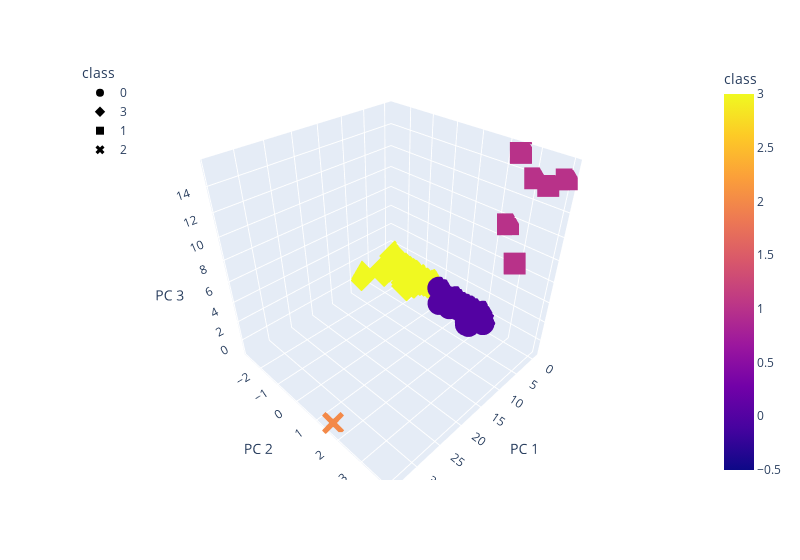

The notebook cell this image was saved under:
### Code cell
# Creating a 3D-Scatter with the PCA data and the clusters
# YOUR CODE HERE
fig = px.scatter_3d(
    clustered_df,
    x="PC 1",
    y="PC 2",
    z="PC 3",
    hover_name="CoinName",
    hover_data=["Algorithm"],
    color="class",
    symbol="class",
    width=800
)
fig.update_layout(legend=dict(x=0, y=1))
fig.show()

### Figure 1 — Plotly figure (JSON) as saved in the notebook; plotly's stock layout.template omitted (floating-point values rounded to 4 significant figures; data arrays with more than 128 entries replaced by an {"elided": "..."} marker saying what was removed)
{"data": [{"customdata": {"elided": "286x1 str values"}, "hovertemplate": "<b>%{hovertext}</b><br><br>class=%{marker.color}<br>PC 1=%{x}<br>PC 2=%{y}<br>PC 3=%{z}<br>Algorithm=%{customdata[0]}<extra></extra>", "hovertext": {"elided": "286 str values"}, "legendgroup": "0", "marker": {"color": {"elided": "286 int values"}, "coloraxis": "coloraxis", "symbol": "circle"}, "mode": "markers", "name": "0", "scene": "scene", "showlegend": true, "type": "scatter3d", "x": {"elided": "286 float values"}, "y": {"elided": "286 float values"}, "z": {"elided": "286 float values"}}, {"customdata": {"elided": "239x1 str values"}, "hovertemplate": "<b>%{hovertext}</b><br><br>class=%{marker.color}<br>PC 1=%{x}<br>PC 2=%{y}<br>PC 3=%{z}<br>Algorithm=%{customdata[0]}<extra></extra>", "hovertext": {"elided": "239 str values"}, "legendgroup": "3", "marker": {"color": {"elided": "239 int values"}, "coloraxis": "coloraxis", "symbol": "diamond"}, "mode": "markers", "name": "3", "scene": "scene", "showlegend": true, "type": "scatter3d", "x": {"elided": "239 float values"}, "y": {"elided": "239 float values"}, "z": {"elided": "239 float values"}}, {"customdata": [["VeChainThor Authority"], ["Proof-of-BibleHash"], ["SHA-256 + Hive"], ["Proof-of-Authority"], ["ECC 256K1"], ["Leased POS"]], "hovertemplate": "<b>%{hovertext}</b><br><br>class=%{marker.color}<br>PC 1=%{x}<br>PC 2=%{y}<br>PC 3=%{z}<br>Algorithm=%{customdata[0]}<extra></extra>", "hovertext": ["Vechain", "BiblePay", "LitecoinCash", "Poa Network", "Acute Angle Cloud", "Waves"], "legendgroup": "1", "marker": {"color": [1, 1, 1, 1, 1, 1], "coloraxis": "coloraxis", "symbol": "square"}, "mode": "markers", "name": "1", "scene": "scene", "showlegend": true, "type": "scatter3d", "x": [4.266, -0.2462, -0.4242, -0.142, -0.3485, -0.5123], "y": [3.357, 3.501, 3.973, 2.506, 2.418, 3.041], "z": [8.125, 13.72, 14.56, 15.41, 9.573, 13.87]}, {"customdata": [["TRC10"]], "hovertemplate": "<b>%{hovertext}</b><br><br>class=%{marker.color}<br>PC 1=%{x}<br>PC 2=%{y}<br>PC 3=%{z}<br>Algorithm=%{customdata[0]}<extra></extra>", "hovertext": ["BitTorrent"], "legendgroup": "2", "marker": {"color": [2], "coloraxis": "coloraxis", "symbol": "x"}, "mode": "markers", "name": "2", "scene": "scene", "showlegend": true, "type": "scatter3d", "x": [34.05], "y": [1.56], "z": [-1.113]}], "layout": {"coloraxis": {"colorbar": {"title": {"text": "class"}}, "colorscale": [[0, "#0d0887"], [0.1111, "#46039f"], [0.2222, "#7201a8"], [0.3333, "#9c179e"], [0.4444, "#bd3786"], [0.5556, "#d8576b"], [0.6667, "#ed7953"], [0.7778, "#fb9f3a"], [0.8889, "#fdca26"], [1, "#f0f921"]]}, "legend": {"title": {"text": "class"}, "tracegroupgap": 0, "x": 0, "y": 1}, "margin": {"t": 60}, "scene": {"domain": {"x": [0, 1], "y": [0, 1]}, "xaxis": {"title": {"text": "PC 1"}}, "yaxis": {"title": {"text": "PC 2"}}, "zaxis": {"title": {"text": "PC 3"}}}, "width": 800}}
